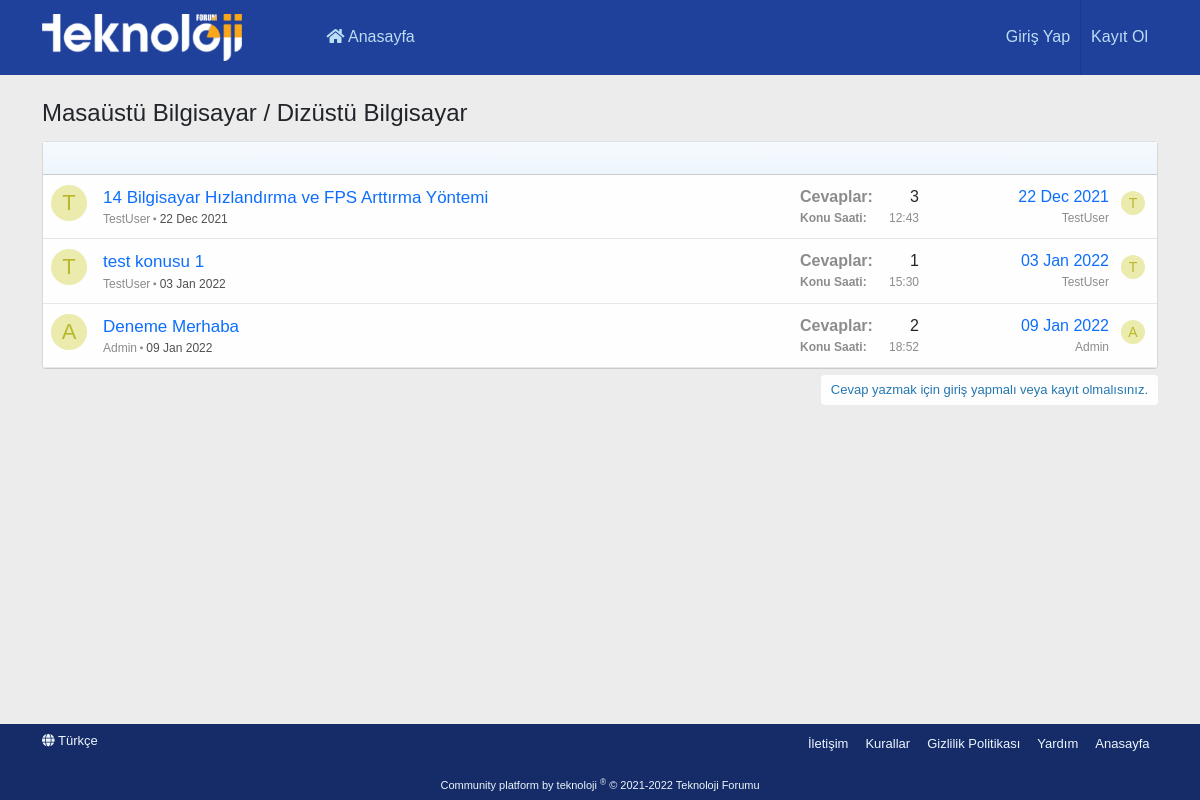
/forumlar/masaustu-bilgisayar-dizustu-bilgisayar, run on an earlier commit of the app's database.
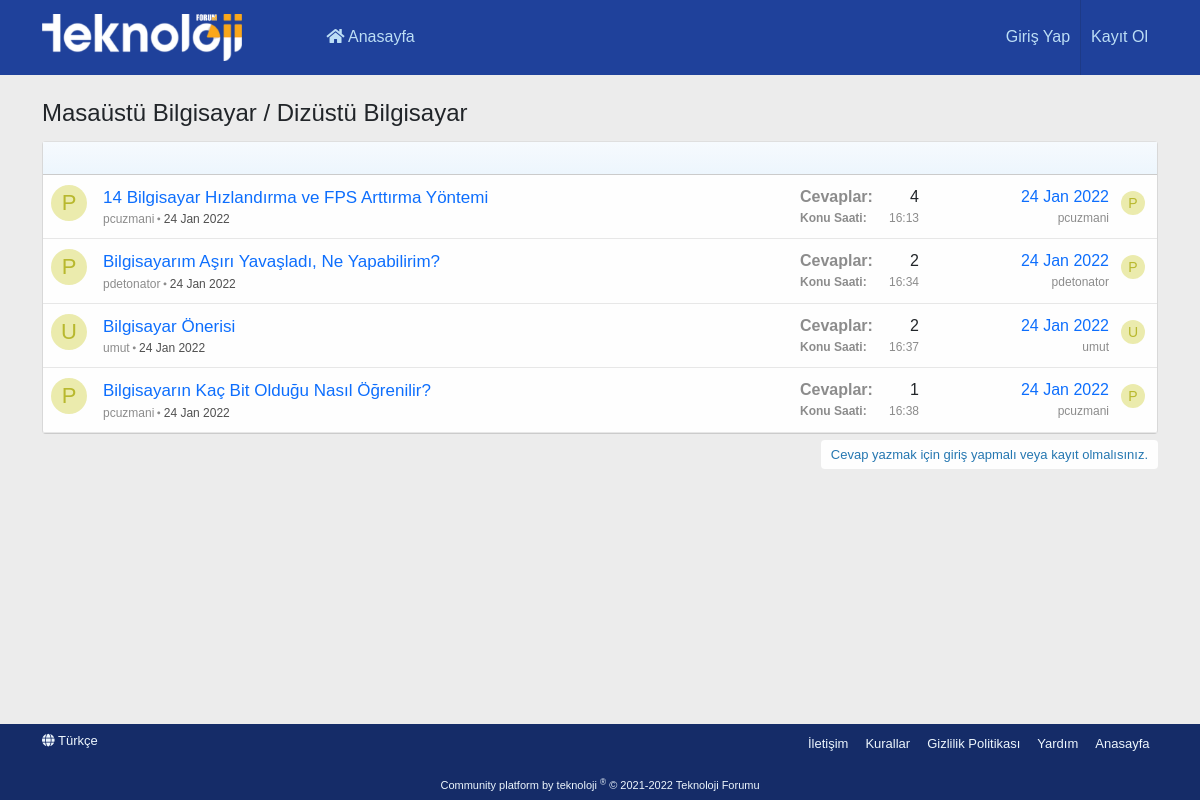
And on a later commit of the database.
### tables this page shows
CREATE TABLE `boards` (
  `board_id` int(11) NOT NULL,
  `board_name` varchar(255) NOT NULL,
  `board_parent` varchar(255) DEFAULT NULL,
  `board_url` varchar(255) NOT NULL
);

CREATE TABLE `topics` (
  `topic_id` int(11) NOT NULL,
  `topic_name` varchar(255) NOT NULL,
  `topic_url` varchar(255) NOT NULL,
  `board_id` int(11) NOT NULL,
  `topic_created_date` timestamp NOT NULL DEFAULT current_timestamp(),
  `user_id` int(11) NOT NULL
);

CREATE TABLE `users` (
  `user_id` int(11) NOT NULL,
  `user_name` varchar(255) NOT NULL,
  `user_email` varchar(255) NOT NULL,
  `user_password` varchar(255) NOT NULL,
  `user_register_date` timestamp NOT NULL DEFAULT current_timestamp()
);

### application/controllers/Board.php (called while the page is built, shortened)
<?php
class Board extends CI_Controller {
    public function __construct() {
        $this->load->model('boardmodel');
        $this->load->model('topicmodel');
		$this->load->model('usermodel');
		$this->load->library('form_validation');
	}
    public function index($get_board) {
        $board = $this->boardmodel->getAltBoards(array('board_url' => $get_board));
        if (!empty($board)) {
            $board_id = $board[0]->board_id;
            $topics = $this->topicmodel->getTopics(array('board_id' => $board_id));
            $this->load->view('board', array(
                'board_id' => $board_id,
                'board_name' => $board[0]->board_name,
                'topics' => $topics
            ));
        } else {
            show_404();
        }
    }
}

### index.php (called while the page is built, shortened)
<?php
require_once BASEPATH.'core/CodeIgniter.php';

### application/models/BoardModel.php (called while the page is built, shortened)
<?php
class BoardModel extends CI_Model {
    public function getAltBoards($where) {
        $boards = $this->db->get_where('boards', $where);
        return $boards->result();
    }
}

### application/models/TopicModel.php (called while the page is built, shortened)
<?php
class TopicModel extends CI_Model {
    public function getTopics($where) {
        $topics = $this->db->join('users', 'topics.user_id = users.user_id')->get_where('topics', $where);
        return $topics->result();
    }
    public function getMessagesCountRow($topic_id) {
        return $this->db->where(['topic_id'=>$topic_id])->from("messages")->count_all_results();
    }
}

### application/views/board.php (the view, shortened to what this page needs)
<!DOCTYPE html>
<html lang="tr">
<head>
    <?php $this->load->view('includes/style');?>
</head>
<body>
    <?php $this->load->view('includes/navbar');?>
    <section>
    <?php $this->load->view('includes/modal');?>
        <div class="container">
            <h3><?=$board_name?></h3>
            <div class="block-container">
                <div class="block-bar"></div>
                <div class="block-body">
                    <div class="structItemContainer">
                        <?php foreach ($topics as $key => $value) : ?>
                            <div class="structItem">
                                <div class="structItem-cell structItem-cell--icon">
                                    <div class="structItem-iconContainer">
                                        <a href="" class="avatar avatar--s avatar--default avatar--default--dynamic" style="background-color: #ebebad; color: #b8b82e">
                                            <span class="avatar-u134-s" role="img"><?=strtoupper($value->user_name[0]);?></span>
                                        </a>
                                    </div>
                                </div>
                                <div class="structItem-cell structItem-cell--main">
                                    <div class="structItem-title">
                                        <a href="<?=base_url('konular/' . $value->topic_url);?>"><?=$value->topic_name;?></a>
                                    </div>
                                    <div class="structItem-minor">
                                        <ul class="structItem-parts">
                                            <li>
                                                <a href="" class="username"><?=$value->user_name;?><i class="fas fa-circle" style="font-size: 3px;position: relative;bottom: 3px;left: 3px;margin-right: 3px;"></i></a>
                                            </li>
                                            <li class="structItem-startDate">
                                                <a href="<?=base_url('konular/' . $value->topic_url);?>"><time class="u-dt" dir="auto"><?=strftime('%d %b %Y', strtotime($value->topic_created_date));?></time></a>
                                            </li>
                                        </ul>
                                    </div>
                                </div>
                                <div class="structItem-cell structItem-cell--meta">
                                    <dl class="pairs pairs--justified">
                                        <dt>
                                            Cevaplar:
                                        </dt>
                                        <dd>
                                            <?=$this->topicmodel->getMessagesCountRow($value->topic_id);?>
                                        </dd>
                                    </dl>
                                    <dl class="pairs pairs--justified structItem-minor">
                                        <dt>
                                            Konu Saati:
                                        </dt>
                                        <dd>
                                            <?=strftime('%H:%M', strtotime($value->topic_created_date));?>
                                        </dd>
                                    </dl>
                                </div>
                                <div class="structItem-cell structItem-cell--latest">
                                    <a href="<?=base_url('konular/' . $value->topic_url);?>"><time class="structItem-latestDate u-dt" dir="auto"><?=strftime('%d %b %Y', strtotime($value->topic_created_date));?></time></a>
                                    <div class="structItem-minor">
                                        <a href="" class="username" dir="auto" itemprop="name"><?=$value->user_name;?></a>
                                    </div>
                                </div>
                                <div class="structItem-cell structItem-cell--icon structItem-cell--iconEnd">
                                    <div class="structItem-iconContainer">
                                        <a href="" class="avatar avatar--xxs avatar--default avatar--default--dynamic" style="background-color: #ebebad; color: #b8b82e">
                                            <span class="avatar-u134-s" role="img" style="font-size: 14px;"><?=strtoupper($value->user_name[0]);?></span>
                                        </a>
                                    </div>
                                </div>
                            </div>
                        <?php endforeach;?>
                    </div>
                </div>
            </div>
            <div class="block-outer block-outer--after">
                <div class="block-outer-opposite">
                    <?php if($this->session->has_userdata('login')) : ?>
                        <a class="button--link button--wrap button post-thread-button" data-bs-toggle="collapse" href="#post_threadCollapse" role="button" aria-expanded="false" aria-controls="post_threadCollapse"><span class="button-text"><i class="far fa-edit"></i> Yeni Konu</span></a>
                    <?php else : ?>
                        <a href="" class="button--link button--wrap button login-for-post-thread" data-bs-toggle="modal" data-bs-target="#giris_yapModal"><span class="button-text">Cevap yazmak için giriş yapmalı veya kayıt olmalısınız.</span></a>
                    <?php endif;?>
                </div>
            </div>
        </div>
    </section>
    <br>
    <?php $this->load->view('includes/footer');?>
</body>
</html>

### application/views/includes/style.php (shortened to what this page needs)
<link rel="stylesheet" href="<?=base_url('assets/css/bootstrap.min.css')?>">
<link rel="stylesheet" href="<?=base_url('assets/css/font-awesome/css/all.min.css')?>">
<link rel="stylesheet" href="<?=base_url('assets/css/toastr.min.css')?>">
<link rel="stylesheet" href="<?=base_url('assets/css/style.min.css')?>">
<link rel="stylesheet" href="<?=base_url('assets/css/normalize.css')?>">

### application/views/includes/navbar.php
<header>
    <div class="container">
        <div class="header-container">
            <div class="left-items-navbar">
                <img src="<?=base_url('assets/img/logo.png');?>" alt="Logo">
                <a href="<?=base_url();?>"><i class="fas fa-home"></i> Anasayfa</a>
            </div>
            <div class="right-items-navbar">
                <ul>
                    <?php if($this->session->has_userdata('login')) : ?>
                        <li>
                            <div class="dropdown">
                                <a class="dropdown-toggle" href="" id="dropdownAccountDetail" data-bs-toggle="dropdown" aria-expanded="false" style="border-right: 1px solid #1d3a87;"><span class="avatar avatar--xxs avatar--default avatar--default--dynamic" data-user-id="<?=$this->session->userdata('login')['user_id'];?>" style="background-color: #adadeb; color: #2e2eb8"><span class="avatar-u213-s" role="img" aria-label="<?=$this->session->userdata('login')['user_name'];?>"><?=strtoupper($this->session->userdata('login')['user_name'][0]);?></span></span> <?php echo $this->session->userdata('login')['user_name']?></a>
                                <div class="dropdown-menu" aria-labelledby="dropdownAccountDetail">
                                    <div class="account-detail">
                                        <div class="account-detail-avatar">
                                            <span class="avatar avatar--m avatar--default avatar--default--dynamic" data-user-id="<?=$this->session->userdata('login')['user_id'];?>" style="background-color: #adadeb; color: #2e2eb8"><span class="avatar-u213-s" role="img" aria-label="<?=$this->session->userdata('login')['user_name'];?>"><?=strtoupper($this->session->userdata('login')['user_name'][0]);?></span></span>
                                        </div>
                                        <div class="account-detail-content">
                                            <?php foreach($this->usermodel->getUserDetail(array('user_id' => $this->session->userdata('login')['user_id'])) as $key => $value) : ?>
                                                <b>Kullanıcı ID: </b><span><?=$value->user_id;?></span><br>
                                                <b>Rumuz: </b><span><?=$value->user_name;?></span><br>
                                                <b>E-posta: </b><span><?=$value->user_email;?></span><br>
                                                <b>Kayıt tarihi: </b><span><?=strftime('%d %b %Y', strtotime($value->user_register_date));?></span><br>
                                                <b>Açılan konular: </b><span><?=$this->usermodel->getUserTopicsCountRow($value->user_id);?></span><br>
                                                <b>Yazılan mesajlar: </b><span><?=$this->usermodel->getUserMessagesCountRow($value->user_id);?></span>
                                                <?php if($value->user_id == 1) : ?>
                                                    <div class="admin-panel-button">
                                                        <button type="button" class="btn btn-primary" onclick="location.href = '<?=base_url('adminpanel')?>'">Admin Panel</button>
                                                    </div>
                                                <?php endif;?>
                                            <?php endforeach;?>
                                        </div>
                                    </div>
                                </div>
                            </div>
                        </li>
                        <li>
                            <a href="<?=base_url('user/logout');?>">Çıkış Yap</a>
                        </li>
                    <?php else : ?>
                        <li>
                            <a href="" style="border-right: 1px solid #1d3a87;" id="giris_yap_click_trigger" data-bs-toggle="modal" data-bs-target="#giris_yapModal">Giriş Yap</a>
                        </li>
                        <li>
                            <a href="" data-bs-toggle="modal" data-bs-target="#kayit_olModal">Kayıt Ol</a>
                        </li>
                    <?php endif;?>
                </ul>
            </div>
        </div>
    </div>
</header>
<br>

### application/views/includes/footer.php
<footer>
    <div class="container">
        <div class="footer-inner">
            <div class="footer-row">
                <div class="footer-row-main">
                    <i class="fas fa-globe"></i> Türkçe</a>
                </div>
                <div class="footer-row-opposite">
                    <?php if($this->session->has_userdata('login')) : ?>
                        <a href="" data-bs-toggle="modal" data-bs-target="#talep_gonderModal">İletişim</a>
                    <?php else : ?>
                        <a href="" data-bs-toggle="modal" data-bs-target="#giris_yapModal" onclick="needLogin()">İletişim</a>
                    <?php endif;?>
                    <a href="<?=base_url('help/terms_rules')?>">Kurallar</a>
                    <a href="<?=base_url('help/privacy_policy')?>">Gizlilik Politikası</a>
                    <a href="<?=base_url('help')?>">Yardım</a>
                    <a href="<?=base_url()?>">Anasayfa</a>
                </div>
            </div>
            <div class="footer-copyright">
                <a href="https://github.com/drepsofficial/project" target="blank">Community platform by teknoloji
                    <sup>®</sup>
                    <span class="copyright">© 2021-2022 Teknoloji Forumu</span>
                </a>
            </div>
        </div>
    </div>
</footer>

What changed in the data, as far as the page shows it:
removed topics: user.user_name "T", topic_name "14 Bilgisayar Hızlandırma ve FPS Arttırma Yöntemi", user.user_name "TestUser", topic_created_date "22 Dec 2021", topic_id "3", topic_created_date "12:43"
removed topics: user.user_name "T", topic_name "test konusu 1", user.user_name "TestUser", topic_created_date "03 Jan 2022", topic_id "1", topic_created_date "15:30"
removed topics: user.user_name "A", topic_name "Deneme Merhaba", user.user_name "Admin", topic_created_date "09 Jan 2022", topic_id "2", topic_created_date "18:52"
added topics: user.user_name "P", topic_name "14 Bilgisayar Hızlandırma ve FPS Arttırma Yöntemi", user.user_name "pcuzmani", topic_created_date "24 Jan 2022", topic_id "4", topic_created_date "16:13"
added topics: user.user_name "P", topic_name "Bilgisayarım Aşırı Yavaşladı, Ne Yapabilirim?", user.user_name "pdetonator", topic_created_date "24 Jan 2022", topic_id "2", topic_created_date "16:34"
added topics: user.user_name "U", topic_name "Bilgisayar Önerisi", user.user_name "umut", topic_created_date "24 Jan 2022", topic_id "2", topic_created_date "16:37"
added topics: user.user_name "P", topic_name "Bilgisayarın Kaç Bit Olduğu Nasıl Öğrenilir?", user.user_name "pcuzmani", topic_created_date "24 Jan 2022", topic_id "1", topic_created_date "16:38"
